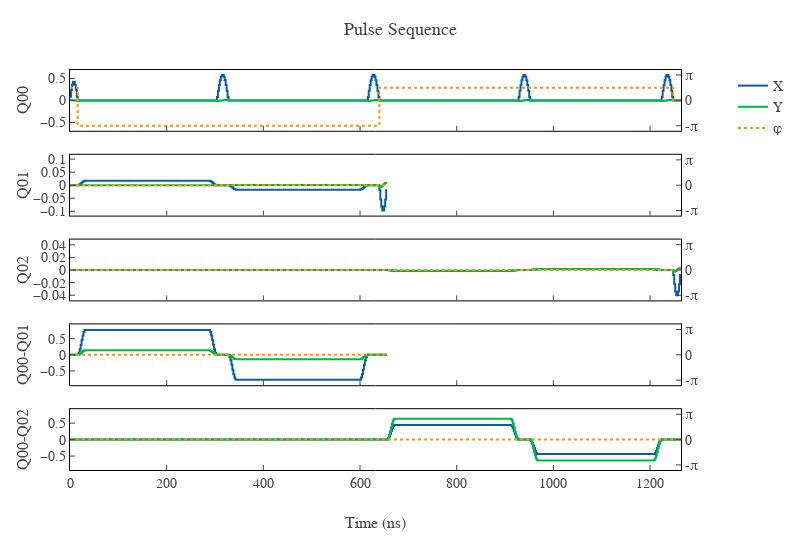

Source (notebook cell):
### Code cell
qubex_circuit.plot()

### Figure 1 — Plotly figure (JSON) as saved in the notebook; plotly's stock layout.template omitted (floating-point values rounded to 4 significant figures; data arrays with more than 128 entries replaced by an {"elided": "..."} marker saying what was removed)
{"data": [{"line": {"color": "#0C5DA5", "shape": "hv"}, "mode": "lines", "name": "X", "showlegend": true, "type": "scatter", "x": {"elided": "633 int values"}, "xaxis": "x", "y": {"elided": "633 float values"}, "yaxis": "y"}, {"line": {"color": "#00B945", "shape": "hv"}, "mode": "lines", "name": "Y", "showlegend": true, "type": "scatter", "x": {"elided": "633 int values"}, "xaxis": "x", "y": {"elided": "633 float values"}, "yaxis": "y"}, {"line": {"color": "#FF9500", "dash": "dot", "shape": "hv"}, "mode": "lines", "name": "φ", "showlegend": true, "type": "scatter", "x": {"elided": "633 int values"}, "xaxis": "x", "y": {"elided": "633 float values"}, "yaxis": "y2"}, {"line": {"color": "#0C5DA5", "shape": "hv"}, "mode": "lines", "name": "X", "showlegend": false, "type": "scatter", "x": {"elided": "329 int values"}, "xaxis": "x2", "y": {"elided": "329 float values"}, "yaxis": "y3"}, {"line": {"color": "#00B945", "shape": "hv"}, "mode": "lines", "name": "Y", "showlegend": false, "type": "scatter", "x": {"elided": "329 int values"}, "xaxis": "x2", "y": {"elided": "329 float values"}, "yaxis": "y3"}, {"line": {"color": "#FF9500", "dash": "dot", "shape": "hv"}, "mode": "lines", "name": "φ", "showlegend": false, "type": "scatter", "x": {"elided": "329 int values"}, "xaxis": "x2", "y": {"elided": "329 int values"}, "yaxis": "y4"}, {"line": {"color": "#0C5DA5", "shape": "hv"}, "mode": "lines", "name": "X", "showlegend": false, "type": "scatter", "x": {"elided": "633 int values"}, "xaxis": "x3", "y": {"elided": "633 float values"}, "yaxis": "y5"}, {"line": {"color": "#00B945", "shape": "hv"}, "mode": "lines", "name": "Y", "showlegend": false, "type": "scatter", "x": {"elided": "633 int values"}, "xaxis": "x3", "y": {"elided": "633 float values"}, "yaxis": "y5"}, {"line": {"color": "#FF9500", "dash": "dot", "shape": "hv"}, "mode": "lines", "name": "φ", "showlegend": false, "type": "scatter", "x": {"elided": "633 int values"}, "xaxis": "x3", "y": {"elided": "633 int values"}, "yaxis": "y6"}, {"line": {"color": "#0C5DA5", "shape": "hv"}, "mode": "lines", "name": "X", "showlegend": false, "type": "scatter", "x": {"elided": "329 int values"}, "xaxis": "x4", "y": {"elided": "329 float values"}, "yaxis": "y7"}, {"line": {"color": "#00B945", "shape": "hv"}, "mode": "lines", "name": "Y", "showlegend": false, "type": "scatter", "x": {"elided": "329 int values"}, "xaxis": "x4", "y": {"elided": "329 float values"}, "yaxis": "y7"}, {"line": {"color": "#FF9500", "dash": "dot", "shape": "hv"}, "mode": "lines", "name": "φ", "showlegend": false, "type": "scatter", "x": {"elided": "329 int values"}, "xaxis": "x4", "y": {"elided": "329 int values"}, "yaxis": "y8"}, {"line": {"color": "#0C5DA5", "shape": "hv"}, "mode": "lines", "name": "X", "showlegend": false, "type": "scatter", "x": {"elided": "633 int values"}, "xaxis": "x5", "y": {"elided": "633 float values"}, "yaxis": "y9"}, {"line": {"color": "#00B945", "shape": "hv"}, "mode": "lines", "name": "Y", "showlegend": false, "type": "scatter", "x": {"elided": "633 int values"}, "xaxis": "x5", "y": {"elided": "633 float values"}, "yaxis": "y9"}, {"line": {"color": "#FF9500", "dash": "dot", "shape": "hv"}, "mode": "lines", "name": "φ", "showlegend": false, "type": "scatter", "x": {"elided": "633 int values"}, "xaxis": "x5", "y": {"elided": "633 int values"}, "yaxis": "y10"}], "layout": {"height": 540, "title": {"text": "Pulse Sequence"}, "width": 800, "xaxis": {"anchor": "y", "domain": [0, 0.94], "matches": "x5", "showticklabels": false}, "xaxis2": {"anchor": "y3", "domain": [0, 0.94], "matches": "x5", "showticklabels": false}, "xaxis3": {"anchor": "y5", "domain": [0, 0.94], "matches": "x5", "showticklabels": false}, "xaxis4": {"anchor": "y7", "domain": [0, 0.94], "matches": "x5", "showticklabels": false}, "xaxis5": {"anchor": "y9", "domain": [0, 0.94], "title": {"text": "Time (ns)"}}, "yaxis": {"anchor": "x", "domain": [0.848, 1], "range": [-0.6911, 0.6911], "title": {"text": "Q00"}}, "yaxis10": {"anchor": "x5", "overlaying": "y9", "range": [-3.77, 3.77], "side": "right", "ticktext": ["-π", "0", "π"], "tickvals": [-3.142, 0, 3.142]}, "yaxis2": {"anchor": "x", "overlaying": "y", "range": [-3.77, 3.77], "side": "right", "ticktext": ["-π", "0", "π"], "tickvals": [-3.142, 0, 3.142]}, "yaxis3": {"anchor": "x2", "domain": [0.636, 0.788], "range": [-0.1166, 0.1166], "title": {"text": "Q01"}}, "yaxis4": {"anchor": "x2", "overlaying": "y3", "range": [-3.77, 3.77], "side": "right", "ticktext": ["-π", "0", "π"], "tickvals": [-3.142, 0, 3.142]}, "yaxis5": {"anchor": "x3", "domain": [0.424, 0.576], "range": [-0.04826, 0.04826], "title": {"text": "Q02"}}, "yaxis6": {"anchor": "x3", "overlaying": "y5", "range": [-3.77, 3.77], "side": "right", "ticktext": ["-π", "0", "π"], "tickvals": [-3.142, 0, 3.142]}, "yaxis7": {"anchor": "x4", "domain": [0.212, 0.364], "range": [-0.9456, 0.9456], "title": {"text": "Q00-Q01"}}, "yaxis8": {"anchor": "x4", "overlaying": "y7", "range": [-3.77, 3.77], "side": "right", "ticktext": ["-π", "0", "π"], "tickvals": [-3.142, 0, 3.142]}, "yaxis9": {"anchor": "x5", "domain": [0, 0.152], "range": [-0.9231, 0.9231], "title": {"text": "Q00-Q02"}}}}
